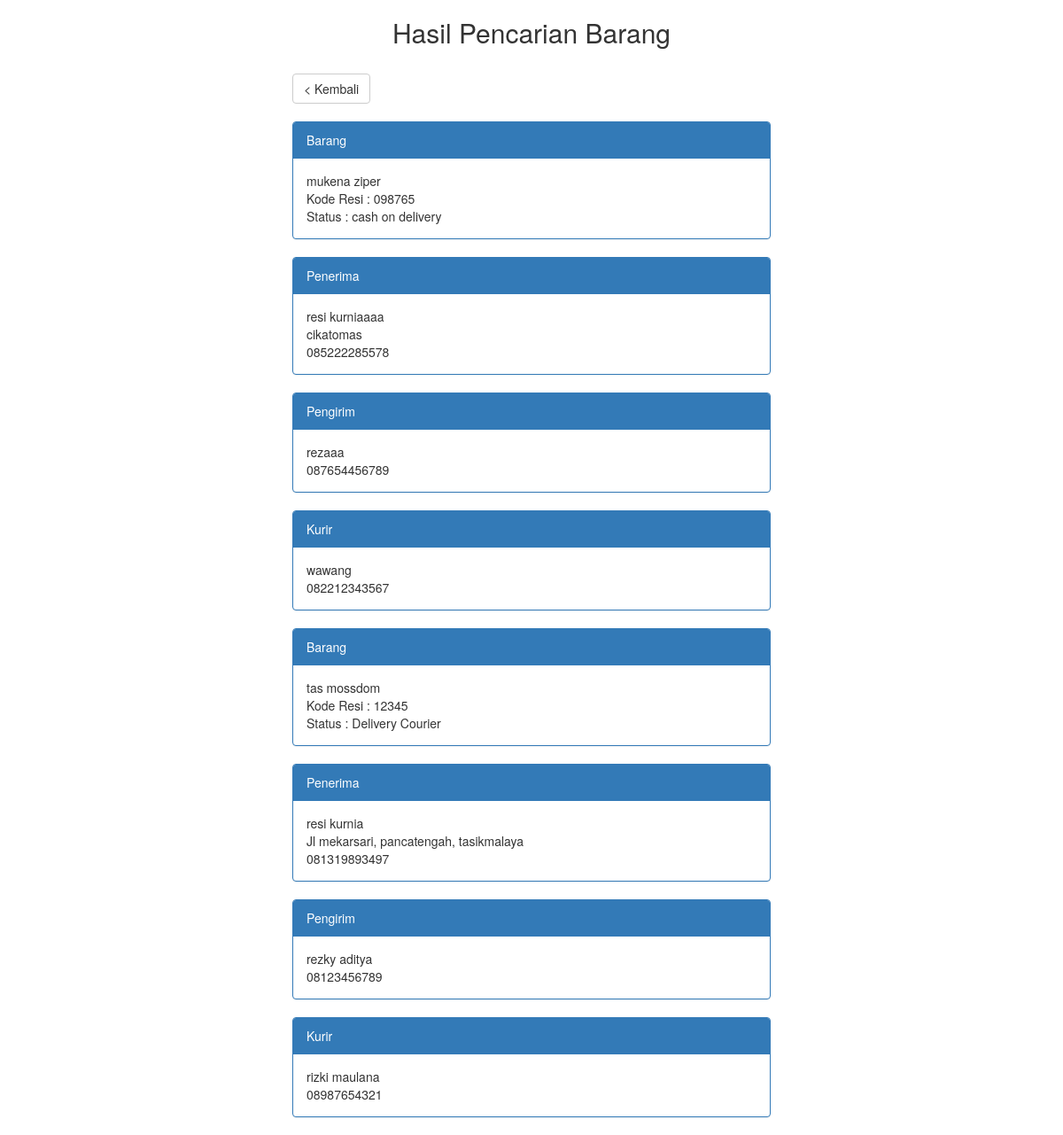
Page /result-search.php on the committed database.
### tables this page shows
CREATE TABLE `transaksi` (
  `resi` varchar(12) NOT NULL,
  `nama_barang` varchar(100) NOT NULL,
  `status_barang` varchar(50) NOT NULL,
  `nama_penerima` varchar(100) NOT NULL,
  `alamat_penerima` varchar(200) NOT NULL,
  `nohp_penerima` varchar(15) NOT NULL,
  `nama_pengirim` varchar(100) NOT NULL,
  `nohp_pengirim` varchar(15) NOT NULL,
  `nama_kurir` varchar(100) NOT NULL,
  `nohp_kurir` varchar(15) NOT NULL
);

### functions.php (called while the page is built, shortened)
<?php
$db = mysqli_connect("localhost", "root", "", "kurir_app");
function query($query) {
	global $db;
	$result = mysqli_query($db, $query);
	$rows = [];
	while($row = mysqli_fetch_assoc($result)) {
		$rows[] = $row;
	}
	return $rows;
}
?>

### result-search.php (the view, shortened to what this page needs)
<?php
require 'controller/functions.php';
$transaksi = query("SELECT * FROM transaksi");
?>
<!DOCTYPE html>
<html>
<head>
	<link rel="stylesheet" href="bootstrap.min.css">
</head>
<body>
<h2 class="text-center">Hasil Pencarian Barang</h2><br>
<div class="container">
	<div class="col-md-6 col-md-offset-3">
	<a href="index.php" class="btn btn-default text-center">< Kembali</a> <br><br>
	<?php foreach ($transaksi as $row) : ?>
	<div class="panel panel-primary">
		<div class="panel-heading">Barang</div>
		<div class="panel-body">
			<?= $row["nama_barang"]; ?> <br>
			Kode Resi : <?= $row["resi"]; ?> <br>
			Status : <?= $row["status_barang"]; ?>
		</div>
	</div>
	<div class="panel panel-primary">
		<div class="panel-heading">Penerima</div>
		<div class="panel-body">
			<?= $row["nama_penerima"]; ?><br>
			<?= $row["alamat_penerima"]; ?><br>
			<?= $row["nohp_penerima"]; ?>
		</div>
	</div>
	<div class="panel panel-primary">
		<div class="panel-heading">Pengirim</div>
		<div class="panel-body">
			<?= $row["nama_pengirim"]; ?><br>
			<?= $row["nohp_pengirim"]; ?>
		</div>
	</div>
	<div class="panel panel-primary">
		<div class="panel-heading">Kurir</div>
		<div class="panel-body">
			<?= $row["nama_kurir"]; ?><br>
			<?= $row["nohp_kurir"]; ?>
		</div>
	</div>
	<?php endforeach; ?>
	</div>
</div>
</body>
</html>

### rows in the picture
transaksi: nama_barang "mukena ziper", resi "098765", status_barang "cash on delivery", nama_penerima "resi kurniaaaa", alamat_penerima "cikatomas", nohp_penerima "085222285578", nama_pengirim "rezaaa", nohp_pengirim "087654456789", nama_kurir "wawang", nohp_kurir "082212343567"
transaksi: nama_barang "tas mossdom", resi "12345", status_barang "Delivery Courier", nama_penerima "resi kurnia", alamat_penerima "Jl mekarsari, pancatengah, tasikmalaya", nohp_penerima "081319893497", nama_pengirim "rezky aditya", nohp_pengirim "08123456789", nama_kurir "rizki maulana", nohp_kurir "08987654321"
